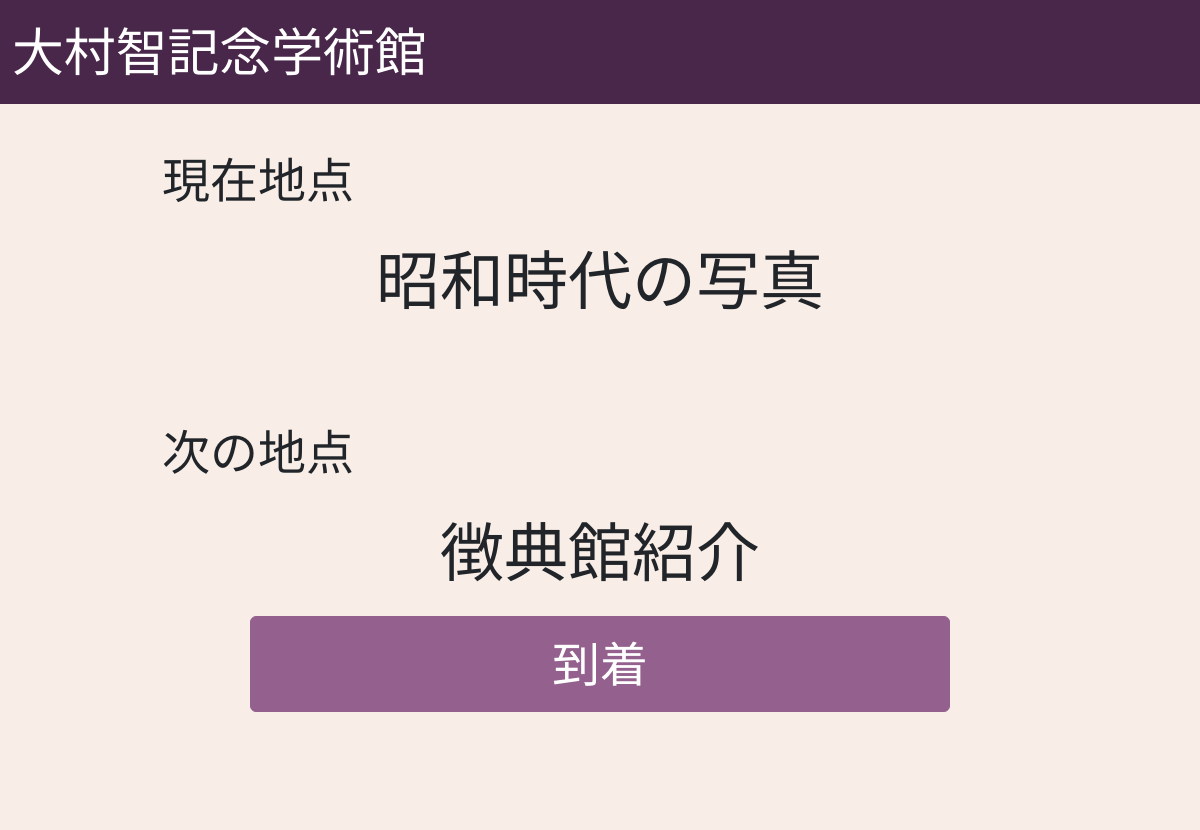
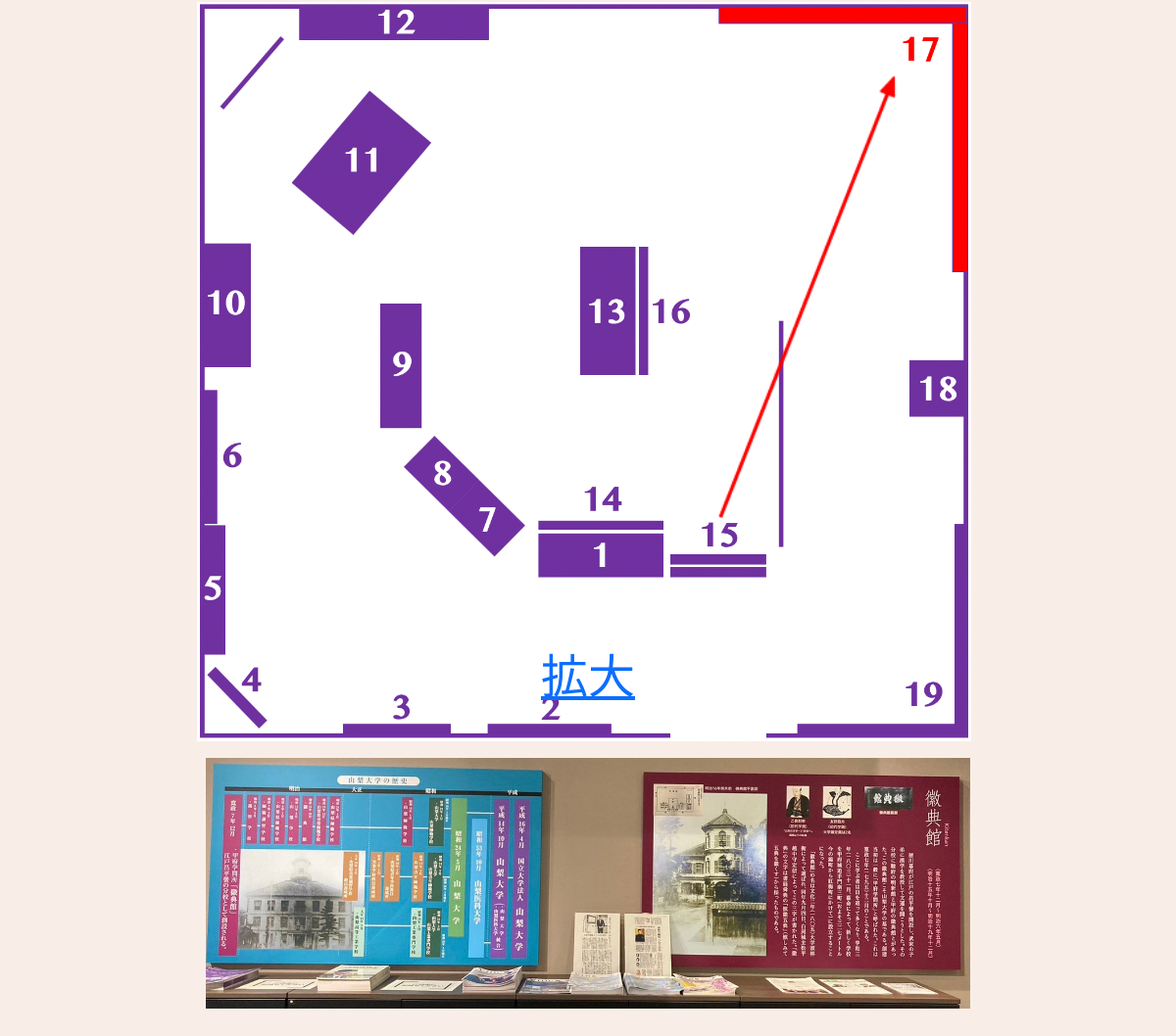
The page /QAmuseum/MuseumPath/134 on the database its author committed (2 pictures, top to bottom).
### QAmuseum/models.py (models this page shows, shortened)
class OmuraMuseum(models.Model):
    id=models.IntegerField(primary_key=True)
    name=models.CharField(max_length=100)
    satisfaction=models.FloatField()
    x=models.IntegerField()
    y=models.IntegerField()
    stay_time = models.FloatField()
    wait_time = models.IntegerField(default=0)
    exp = models.TextField()
    image=models.ImageField(upload_to='media/',blank=True)
    en_name=models.CharField(max_length=100,default="title")
    en_exp = models.TextField(default="text")
    map_image=models.ImageField(upload_to='media/',blank=True)

### QAmuseum/views.py (the view, shortened to what this page needs)
# urls.py: path("MuseumPath/<int:pk>",views.MuseumPath,name="MuseumPath"),
def MuseumPath(request,pk):
    obj=UserPath.objects.get(pk=pk)
    obj.last_page=request.build_absolute_uri()
    obj.save()
    userpath = UserPath.objects.filter(pk=pk)
    for userpath in userpath:
        if userpath.calc_bool==True:
            back_task=AsyncResult(userpath.caluculate_back)
            print(back_task.status)
            if back_task.status=="STARTED":
                back_task.revoke(terminate=True)
        if userpath.now_spot==0:
            start_time=time.time()
            userpath.start_time=start_time
            userpath.save()
        nex = OmuraMuseum.objects.get(pk=userpath.next_spot+1)
        object = {
            "path":userpath.path,
            "nowspot":userpath.now_spot+1,
            "nextspot":userpath.next_spot+1,
            "pk":userpath.pk,
            "map_img":nex.map_image,
            "img":nex.image,
            }
    nowsp=userpath.now_spot+1
    nextsp=userpath.next_spot+1
    now_spot=OmuraMuseum.objects.get(id=nowsp)
    next_spot=OmuraMuseum.objects.get(id=nextsp)
    spot={"nowspot_name":now_spot.name,
          "nextspot_name":next_spot.name}
    object.update(spot)
    pt=userpath.path.split(',')
    graph = Plot_graph(userpath.now_spot,userpath.next_spot,pt)
    object['graph']=graph
    return render(request, "QAmuseum/MuseumPath.html",object)

### QAmuseum/views.py (called while the page is built, shortened)
def Output_graph():
    buffer = BytesIO()
    plt.savefig(buffer,format="png",transparent=True)
    buffer.seek(0)
    img = buffer.getvalue()
    graph = base64.b64encode(img)
    graph = graph.decode("utf-8")
    buffer.close()
    return graph

def Waypoint(now_spot,next_spot):
    waypoint =[]
    waypoint.append(now_spot)
    if now_spot>=16 and now_spot<=17:
        if next_spot<=5:
            waypoint.append(27)
        if next_spot>=6 and next_spot<=10:
            waypoint.append(21)
        if next_spot==13:
            waypoint.append(24)
    waypoint.append(next_spot)
    return waypoint

### QAmuseum/templates/QAmuseum/MuseumPath.html (shortened to what this page needs)
{% load static %}
{% load django_bootstrap5 %}
{% load widget_tweaks %}
<!DOCTYPE html>
<html>
    <head>
        {% bootstrap_css %}
        <link rel="stylesheet" type="text/css" href="{% static 'css/bootstrap.min.css' %}">
        <link rel="stylesheet"  href="{% static 'QAmuseum/style.css' %}">
        <link rel="stylesheet" href="{% static 'path/to/lightbox2/css/lightbox.min.css' %}">
    </head>
    <body>
        <header>
            <nav class="navbar navbar-expand-md navbar-dark fixed-top bg-indigo">
                <div class="container-fluid">
                    <a class="navbar-brand" href="#">大村智記念学術館</a>
                </div>
            </nav>
        </header><br><br>
        <div class="container-fluid">
        <p class="spot">現在地点  <br></p>
        <p class="text-center name-explain">{{nowspot_name}}</p><br>
        <p class="spot">次の地点 <br></p>
        <p class="text-center name-explain">{{nextspot_name}}</p>
        <div class="text-center">
            <form action="{% url 'Arrive' pk%}",method='GET'>
            <button type="submit" name="arrive" class="btn btn-success btn-block">到着</button>
        </form>
        </div><br>
        <div class="image-container">
            <img src="/media/{{map_img}}">
            <img>
        </div>
        <div class="text-center">
            <a href="#" onclick="openModal()">拡大</a></div>
        <div class="text-center">
        <img src="/media/{{img}}"></div>
        </div>
    </body>
</html>

### QAmuseum/static/QAmuseum/style.css (style rules this page uses)
.bg-indigo { background-color: #49274a; }
header { position:fixed; top:0; width:90%; max-width: 1000px; font-size: larger; }
body { font-size: 300%; background-color: #f8eee7; max-width: 1000px; width:90%; margin: 0 auto; margin-top: auto; }
button { width:4em; height:2em; }
.navbar-brand { font-size: 90%; margin-left:0; }
.btn-success { width:700px; font-size: 48px; background-color: #94618e; border-color: #94618e; text-align: center; }
.image-container { position: relative; max-width: 1000px; width: 90%; height: 700px; margin: 0 auto; }
.image-container img { max-width: 1000px; width:90%; height:auto; position: absolute; display: block; margin: 1em 40px; transition: transform 0.3s ease; }
.image-container img:first-child { z-index: -2; }
.image-container img:last-child { transform: scale(1.5); z-index: -1; }
.text-center { text-align: center; }
.spot { margin-left: 50px; }
.name-explain { font-size: 64px; }
img { width:80%; margin: 1em auto; }

### rows shown on the page
OmuraMuseum: name "昭和時代の写真"
OmuraMuseum: name "徴典館紹介", map_image (picture), image (picture)
